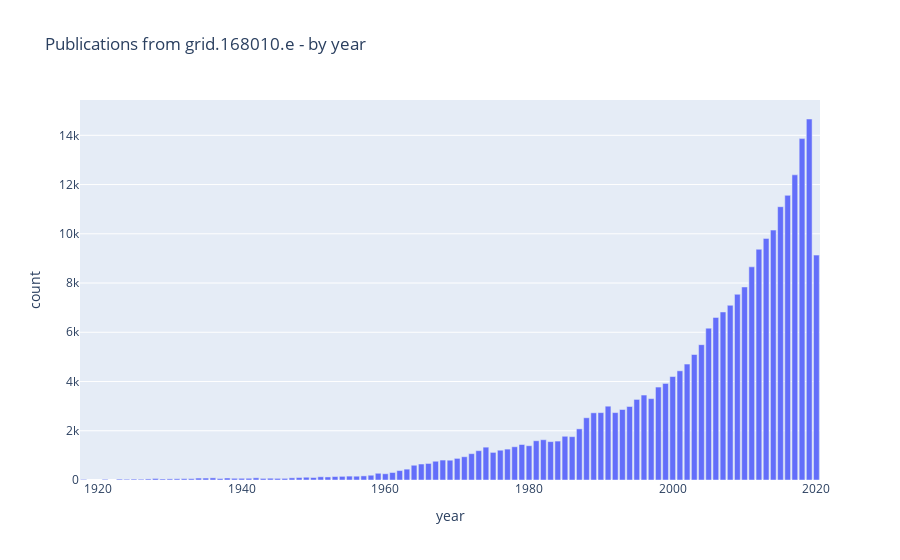

The notebook cell this image was saved under:
### Code cell
df = dsl.query(f"""search publications where research_orgs.id="{GRIDID}" return year limit 100""").as_dataframe() 
df.rename(columns={"id": "year"}, inplace=True)
#
px.bar(df, x="year", y="count", 
       title=f"Publications from {GRIDID} - by year")

### Figure 1 — Plotly figure (JSON) as saved in the notebook; plotly's stock layout.template omitted (floating-point values rounded to 4 significant figures)
{"data": [{"alignmentgroup": "True", "hovertemplate": "year=%{x}<br>count=%{y}<extra></extra>", "legendgroup": "", "marker": {"color": "#636efa"}, "name": "", "offsetgroup": "", "orientation": "v", "showlegend": false, "textposition": "auto", "type": "bar", "x": [2019, 2018, 2017, 2016, 2015, 2014, 2013, 2012, 2020, 2011, 2010, 2009, 2008, 2007, 2006, 2005, 2004, 2003, 2002, 2001, 2000, 1999, 1998, 1996, 1997, 1995, 1991, 1994, 1993, 1992, 1990, 1989, 1988, 1987, 1985, 1986, 1982, 1981, 1984, 1983, 1979, 1980, 1978, 1974, 1977, 1976, 1973, 1975, 1972, 1971, 1970, 1968, 1969, 1967, 1966, 1965, 1964, 1963, 1962, 1961, 1959, 1960, 1958, 1957, 1955, 1956, 1954, 1953, 1951, 1952, 1949, 1950, 1948, 1942, 1947, 1936, 1938, 1934, 1935, 1944, 1941, 1939, 1940, 1945, 1946, 1943, 1928, 1937, 1932, 1933, 1931, 1930, 1927, 1929, 1925, 1923, 1926, 1924, 1921, 1918], "xaxis": "x", "y": [14663, 13866, 12395, 11562, 11101, 10151, 9814, 9373, 9134, 8658, 7840, 7543, 7096, 6825, 6603, 6168, 5497, 5097, 4710, 4435, 4202, 3922, 3775, 3451, 3305, 3273, 2998, 2986, 2863, 2738, 2737, 2729, 2528, 2077, 1776, 1760, 1636, 1594, 1581, 1559, 1442, 1392, 1350, 1334, 1255, 1210, 1191, 1121, 1070, 945, 878, 810, 804, 762, 672, 649, 599, 441, 383, 304, 273, 254, 194, 167, 158, 154, 148, 140, 131, 124, 112, 101, 100, 89, 88, 87, 81, 79, 79, 72, 70, 69, 69, 66, 66, 64, 62, 61, 56, 54, 50, 46, 43, 42, 37, 36, 32, 31, 28, 24], "yaxis": "y"}], "layout": {"autosize": true, "barmode": "relative", "legend": {"tracegroupgap": 0}, "title": {"text": "Publications from grid.168010.e - by year"}, "xaxis": {"anchor": "y", "autorange": true, "domain": [0, 1], "range": [1918.0, 2020.0], "title": {"text": "year"}, "type": "linear"}, "yaxis": {"anchor": "x", "autorange": true, "domain": [0, 1], "range": [0, 15430.0], "title": {"text": "count"}, "type": "linear"}}}
